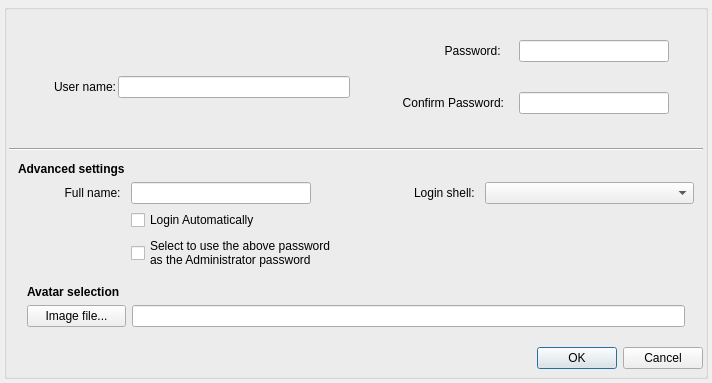
<?xml version="1.0" encoding="UTF-8"?>
<ui version="4.0">
 <class>AddUserDialog</class>
 <widget class="QDialog" name="AddUserDialog">
  <property name="geometry">
   <rect>
    <x>0</x>
    <y>0</y>
    <width>712</width>
    <height>383</height>
   </rect>
  </property>
  <property name="sizePolicy">
   <sizepolicy hsizetype="Expanding" vsizetype="Preferred">
    <horstretch>0</horstretch>
    <verstretch>0</verstretch>
   </sizepolicy>
  </property>
  <property name="windowTitle">
   <string/>
  </property>
  <layout class="QVBoxLayout" name="verticalLayout">
   <property name="spacing">
    <number>3</number>
   </property>
   <property name="leftMargin">
    <number>4</number>
   </property>
   <property name="topMargin">
    <number>4</number>
   </property>
   <property name="rightMargin">
    <number>4</number>
   </property>
   <property name="bottomMargin">
    <number>4</number>
   </property>
   <item>
    <widget class="QGroupBox" name="groupBox">
     <property name="title">
      <string/>
     </property>
     <layout class="QVBoxLayout" name="verticalLayout_3">
      <property name="spacing">
       <number>2</number>
      </property>
      <property name="leftMargin">
       <number>2</number>
      </property>
      <property name="topMargin">
       <number>2</number>
      </property>
      <property name="rightMargin">
       <number>2</number>
      </property>
      <property name="bottomMargin">
       <number>2</number>
      </property>
      <item>
       <layout class="QGridLayout" name="gridLayout">
        <item row="0" column="2" rowspan="3">
         <widget class="QLabel" name="label_2">
          <property name="text">
           <string>Password: </string>
          </property>
          <property name="alignment">
           <set>Qt::AlignRight|Qt::AlignTrailing|Qt::AlignVCenter</set>
          </property>
         </widget>
        </item>
        <item row="0" column="3" rowspan="4">
         <spacer name="horizontalSpacer_7">
          <property name="orientation">
           <enum>Qt::Horizontal</enum>
          </property>
          <property name="sizeType">
           <enum>QSizePolicy::Fixed</enum>
          </property>
          <property name="sizeHint" stdset="0">
           <size>
            <width>13</width>
            <height>20</height>
           </size>
          </property>
         </spacer>
        </item>
        <item row="3" column="2">
         <widget class="QLabel" name="label_3">
          <property name="text">
           <string>Confirm Password:</string>
          </property>
          <property name="alignment">
           <set>Qt::AlignRight|Qt::AlignTrailing|Qt::AlignVCenter</set>
          </property>
         </widget>
        </item>
        <item row="1" column="0" rowspan="4">
         <layout class="QVBoxLayout" name="userNameLayout">
          <item>
           <layout class="QHBoxLayout" name="horizontalLayout">
            <property name="topMargin">
             <number>15</number>
            </property>
            <property name="bottomMargin">
             <number>5</number>
            </property>
            <item>
             <spacer name="verticalSpacer_2">
              <property name="orientation">
               <enum>Qt::Vertical</enum>
              </property>
              <property name="sizeHint" stdset="0">
               <size>
                <width>45</width>
                <height>40</height>
               </size>
              </property>
             </spacer>
            </item>
            <item>
             <widget class="QLabel" name="label">
              <property name="text">
               <string>User name:</string>
              </property>
              <property name="alignment">
               <set>Qt::AlignRight|Qt::AlignTrailing|Qt::AlignVCenter</set>
              </property>
             </widget>
            </item>
            <item>
             <widget class="QLineEdit" name="userNameLine">
              <property name="minimumSize">
               <size>
                <width>150</width>
                <height>0</height>
               </size>
              </property>
              <property name="toolTip">
               <string>&lt;html&gt;&lt;head/&gt;&lt;body&gt;&lt;p&gt;The user name may consist of a lowercase character or &amp;quot;_&amp;quot;, followed by up to 31 lowercase characters, digits or &amp;quot;_&amp;quot; and &amp;quot;-&amp;quot;.&lt;/p&gt;&lt;/body&gt;&lt;/html&gt;</string>
              </property>
             </widget>
            </item>
           </layout>
          </item>
          <item>
           <layout class="QHBoxLayout" name="horizontalLayout_2">
            <item>
             <widget class="QLabel" name="iconUsername">
              <property name="sizePolicy">
               <sizepolicy hsizetype="Fixed" vsizetype="Preferred">
                <horstretch>0</horstretch>
                <verstretch>0</verstretch>
               </sizepolicy>
              </property>
              <property name="maximumSize">
               <size>
                <width>40</width>
                <height>16777215</height>
               </size>
              </property>
              <property name="text">
               <string/>
              </property>
             </widget>
            </item>
            <item>
             <widget class="QLabel" name="labelUsernameError">
              <property name="text">
               <string/>
              </property>
             </widget>
            </item>
           </layout>
          </item>
         </layout>
        </item>
        <item row="3" column="4" colspan="2">
         <widget class="QLineEdit" name="confirmPassLine">
          <property name="minimumSize">
           <size>
            <width>150</width>
            <height>0</height>
           </size>
          </property>
         </widget>
        </item>
        <item row="0" column="4" rowspan="3" colspan="2">
         <widget class="QLineEdit" name="passLine">
          <property name="minimumSize">
           <size>
            <width>150</width>
            <height>0</height>
           </size>
          </property>
         </widget>
        </item>
        <item row="0" column="6" rowspan="4" colspan="2">
         <widget class="QLabel" name="confirmPwCheck">
          <property name="minimumSize">
           <size>
            <width>32</width>
            <height>32</height>
           </size>
          </property>
          <property name="maximumSize">
           <size>
            <width>32</width>
            <height>32</height>
           </size>
          </property>
          <property name="text">
           <string/>
          </property>
         </widget>
        </item>
        <item row="0" column="1" rowspan="4">
         <spacer name="horizontalSpacer">
          <property name="orientation">
           <enum>Qt::Horizontal</enum>
          </property>
          <property name="sizeType">
           <enum>QSizePolicy::Fixed</enum>
          </property>
          <property name="sizeHint" stdset="0">
           <size>
            <width>50</width>
            <height>20</height>
           </size>
          </property>
         </spacer>
        </item>
       </layout>
      </item>
      <item>
       <spacer name="verticalSpacer_3">
        <property name="orientation">
         <enum>Qt::Vertical</enum>
        </property>
        <property name="sizeType">
         <enum>QSizePolicy::Fixed</enum>
        </property>
        <property name="sizeHint" stdset="0">
         <size>
          <width>20</width>
          <height>5</height>
         </size>
        </property>
       </spacer>
      </item>
      <item>
       <widget class="Line" name="line">
        <property name="orientation">
         <enum>Qt::Horizontal</enum>
        </property>
       </widget>
      </item>
      <item>
       <widget class="QWidget" name="extWidget" native="true">
        <layout class="QGridLayout" name="gridLayout_2">
         <item row="3" column="1">
          <widget class="QCheckBox" name="rootUsesUserPwCheckBox">
           <property name="text">
            <string>Select to use the above password
as the Administrator password</string>
           </property>
          </widget>
         </item>
         <item row="1" column="4" colspan="3">
          <widget class="QComboBox" name="loginShellSelection"/>
         </item>
         <item row="0" column="0">
          <widget class="QLabel" name="label_6">
           <property name="font">
            <font>
             <weight>75</weight>
             <bold>true</bold>
            </font>
           </property>
           <property name="text">
            <string>Advanced settings</string>
           </property>
          </widget>
         </item>
         <item row="1" column="0">
          <widget class="QLabel" name="label_4">
           <property name="text">
            <string>              Full name: </string>
           </property>
          </widget>
         </item>
         <item row="2" column="1">
          <widget class="QCheckBox" name="autoLoginCheckBox">
           <property name="text">
            <string>Login Automatically</string>
           </property>
          </widget>
         </item>
         <item row="4" column="0" colspan="7">
          <widget class="QWidget" name="avatarSelectionWidget" native="true">
           <layout class="QGridLayout" name="gridLayout_4">
            <item row="0" column="0">
             <widget class="QLabel" name="label_7">
              <property name="font">
               <font>
                <weight>75</weight>
                <bold>true</bold>
               </font>
              </property>
              <property name="text">
               <string>Avatar selection</string>
              </property>
             </widget>
            </item>
            <item row="1" column="2">
             <widget class="QLineEdit" name="avatarFileLine"/>
            </item>
            <item row="1" column="0" colspan="2">
             <widget class="QPushButton" name="selectImageButton">
              <property name="text">
               <string>Image file...</string>
              </property>
             </widget>
            </item>
           </layout>
          </widget>
         </item>
         <item row="1" column="3">
          <widget class="QLabel" name="label_5">
           <property name="text">
            <string>Login shell: </string>
           </property>
          </widget>
         </item>
         <item row="1" column="1">
          <widget class="QLineEdit" name="nameLine">
           <property name="maximumSize">
            <size>
             <width>180</width>
             <height>16777215</height>
            </size>
           </property>
          </widget>
         </item>
        </layout>
       </widget>
      </item>
      <item>
       <widget class="QDialogButtonBox" name="dialogButtonBox">
        <property name="standardButtons">
         <set>QDialogButtonBox::Cancel|QDialogButtonBox::Ok</set>
        </property>
       </widget>
      </item>
      <item>
       <spacer name="verticalSpacer">
        <property name="orientation">
         <enum>Qt::Vertical</enum>
        </property>
        <property name="sizeType">
         <enum>QSizePolicy::Fixed</enum>
        </property>
        <property name="sizeHint" stdset="0">
         <size>
          <width>20</width>
          <height>5</height>
         </size>
        </property>
       </spacer>
      </item>
     </layout>
    </widget>
   </item>
  </layout>
 </widget>
 <tabstops>
  <tabstop>userNameLine</tabstop>
  <tabstop>passLine</tabstop>
  <tabstop>confirmPassLine</tabstop>
 </tabstops>
 <resources/>
 <connections/>
</ui>
